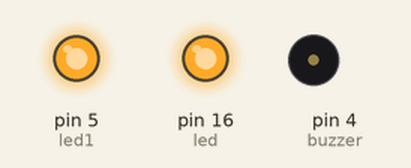
Simulated run of this sketch. Board: Arduino Uno, built with avr-gcc and run on an emulated ATmega328P. Shown: output pins drawn as LEDs (lit = HIGH), buzzer (waves = sounding, pin HIGH).

Above: at 0.5 s.
At 3.5 s:
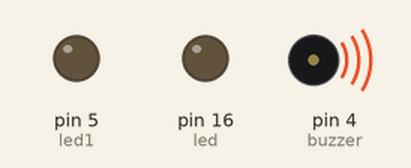
Timing chart, 0 to 4.6 s (numbered marks = the images above):
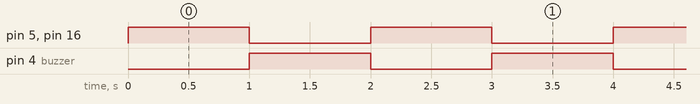

Measured:
- by itself, pin 5 (led1), pin 16 (led), pin 4 (buzzer): alternates HIGH for 1.0 s and LOW for 1.0 s

The sketch:

Nodemc.ino
```cpp
int led=16;
int led1=5;
int buzzer=4;
void setup() {
  // put your setup code here, to run once:
pinMode(led,OUTPUT);
pinMode(led1,OUTPUT);
pinMode(buzzer,OUTPUT);
}

void loop() {
  // put your main code here, to run repeatedly:
digitalWrite(led,HIGH);
digitalWrite(led1,HIGH);
digitalWrite(buzzer,LOW);
delay(1000);
digitalWrite(led,LOW);
digitalWrite(led1,LOW);
digitalWrite(buzzer,HIGH);
delay(1000);
}
```
